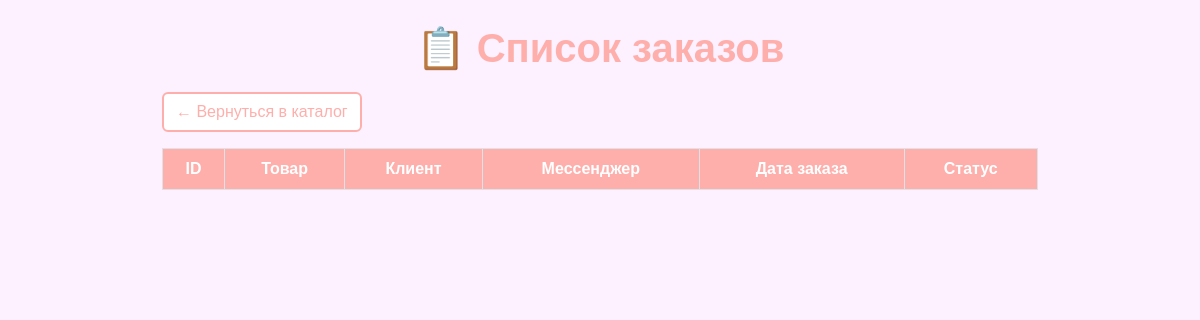
The page /orders/ (signed in) on the database as committed earlier.
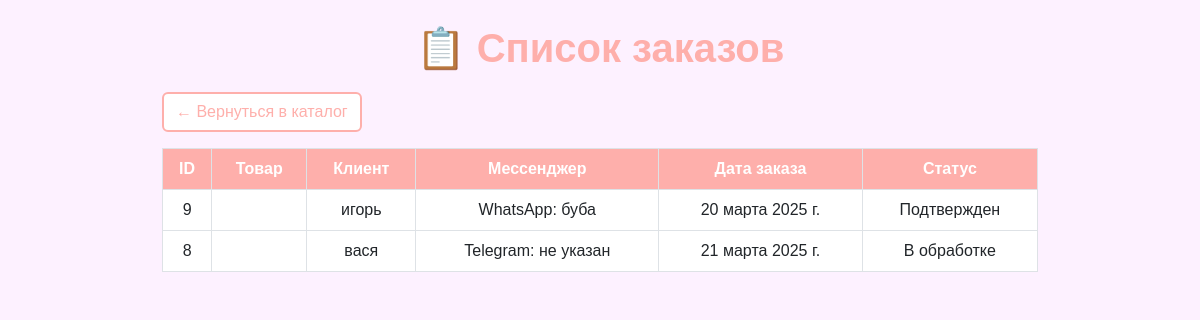
The same page on the database as committed later.
### shop/models.py (models this page shows, shortened)
class Order(models.Model):
    STATUS_CHOICES = [
        ("pending", "В обработке"),
        ("confirmed", "Подтвержден"),
        ("canceled", "Отменен"),
    ]
    order_number = models.UUIDField(
        default=uuid.uuid4,
        unique=True,
        editable=False,
        verbose_name="Номер заказа",
    )
    customer_name = models.CharField(max_length=100, verbose_name="Имя клиента")
    phone = models.CharField(max_length=20, verbose_name="Телефон")
    messenger = models.CharField(
        max_length=10,
        choices=MESSENGER_CHOICES,
        default="telegram",
        verbose_name="Мессенджер",
    )
    messenger_contact = models.CharField(
        max_length=100, verbose_name="Контакт для связи", default="не указан"
    )
    order_date = models.DateField(verbose_name="Дата заказа")
    status = models.CharField(
        max_length=10, choices=STATUS_CHOICES, default="pending", verbose_name="Статус"
    )
    comment = models.TextField(blank=True, verbose_name="Комментарий")
    created_at = models.DateTimeField(auto_now_add=True, verbose_name="Дата создания")
    class Meta:
        verbose_name = "Заказ"
        verbose_name_plural = "Заказы"
        ordering = ["-created_at"]

### shop/views.py (the view)
# urls.py: path("orders/", order_list, name="order_list"),
@login_required
def order_list(request):
    orders = Order.objects.all()
    return render(request, "shop/order_list.html", {"orders": orders})

### shop/templates/shop/order_list.html (shortened to what this page needs)
<!DOCTYPE html>
<html lang="ru">
<head>
    <link href="https://cdn.jsdelivr.net/npm/bootstrap@5.3.0/dist/css/bootstrap.min.css" rel="stylesheet">
</head>
<body class="container mt-4">
    <h1>📋 Список заказов</h1>
    <a href="{% url 'product_list' %}" class="btn btn-secondary mb-3">← Вернуться в каталог</a>
    <div class="table-responsive">
        <table class="table table-bordered">
            <thead>
                <tr>
                    <th>ID</th>
                    <th>Товар</th>
                    <th>Клиент</th>
                    <th>Мессенджер</th>
                    <th>Дата заказа</th>
                    <th>Статус</th>
                </tr>
            </thead>
            <tbody>
                {% for order in orders %}
                <tr>
                    <td>{{ order.id }}</td>
                    <td>{{ order.product.name }}</td>
                    <td>{{ order.customer_name }}</td>
                    <td>{{ order.get_messenger_display }}: {{ order.messenger_contact }}</td>
                    <td>{{ order.order_date }}</td>
                    <td>{{ order.get_status_display }}</td>
                </tr>
                {% endfor %}
            </tbody>
        </table>
    </div>
</body>
</html>

Rows that differ between the two databases and show on the page:
added Order: id "9", customer_name "игорь", messenger "WhatsApp", messenger_contact "буба", order_date "20 марта 2025 г.", status "Подтвержден"
added Order: id "8", customer_name "вася", messenger "Telegram", messenger_contact "не указан", order_date "21 марта 2025 г.", status "В обработке"
